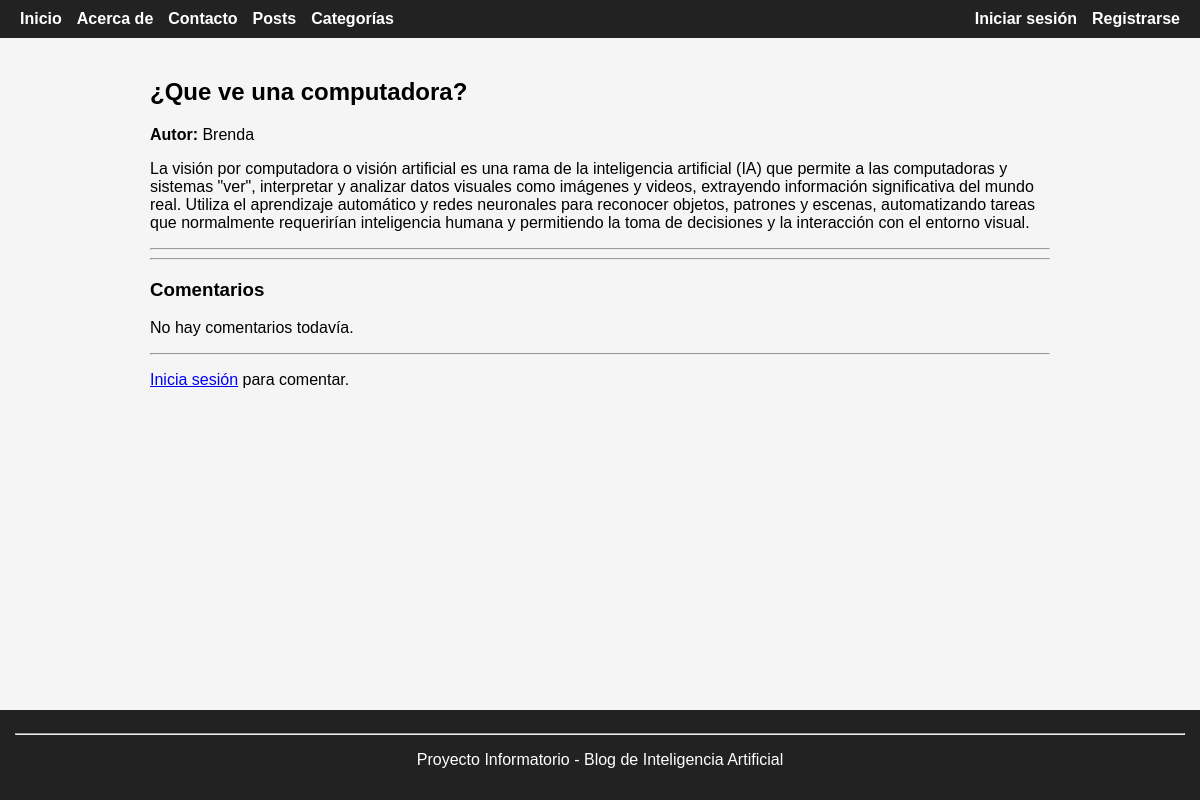
The app's page /posts/post/8/, older data.
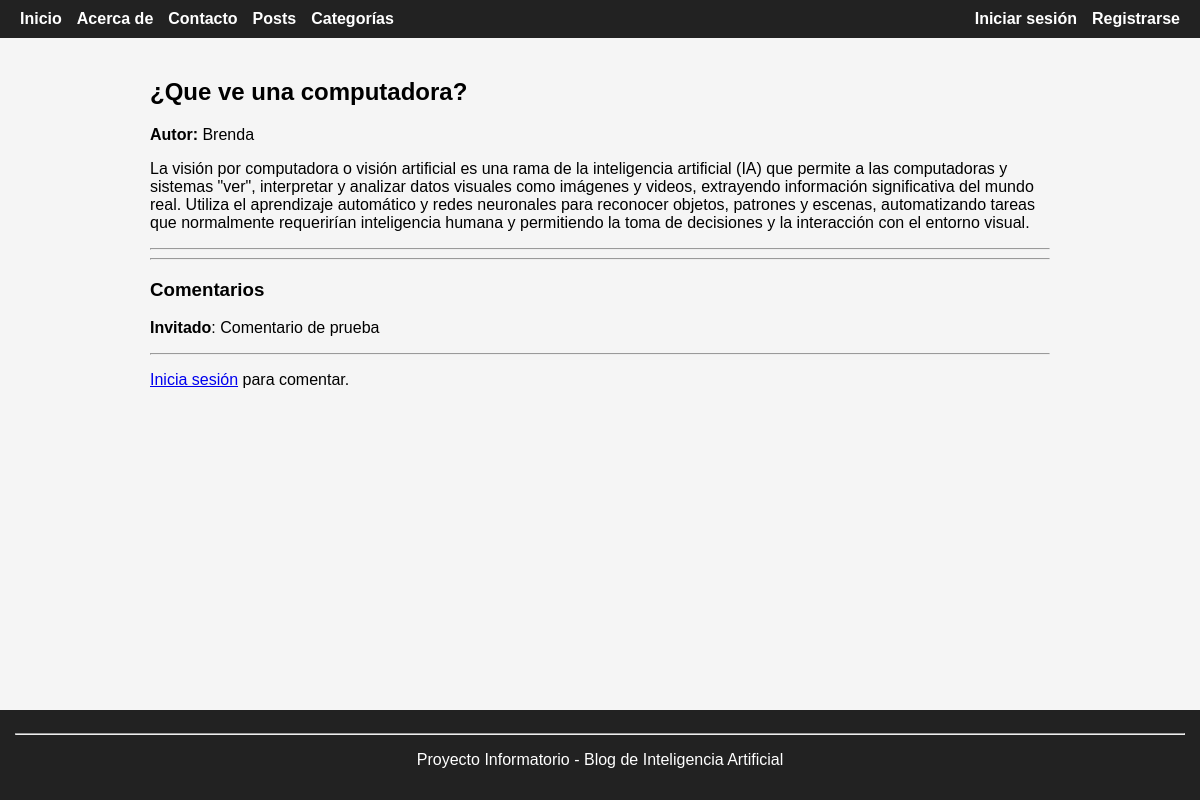
The same page, newer data.
### comentarios/models.py (models this page shows, shortened)
class Comentario(models.Model):
    post = models.ForeignKey(Post, on_delete=models.CASCADE, related_name='comentarios')
    autor = models.ForeignKey(User, on_delete=models.CASCADE)
    contenido = models.TextField()
    fecha = models.DateTimeField(auto_now_add=True)

### posts/views.py (the view)
# urls.py: path('post/<int:post_id>/', views.detalles_post, name='detalles_post'),
def detalles_post(request, post_id):
    post = get_object_or_404(Post, pk=post_id)
    comentarios = post.comentarios.all().order_by('-fecha')
    form_comentario = None # Inicializamos el formulario de comentar
    if request.method == 'POST':
        form_comentario = ComentarioForm(request.POST)
        if form_comentario.is_valid():
            if request.user.is_authenticated:
                nuevo_comentario = form_comentario.save(commit=False)
                nuevo_comentario.post = post
                nuevo_comentario.autor = request.user
                nuevo_comentario.save()
                return redirect('detalles_post', post_id=post.id)
    else:
        form_comentario = ComentarioForm()
    return render(request, 'posts/detalles_post.html', {
        'post': post,
        'comentarios': comentarios,
        'form': form_comentario,
    })

### paginas/context_processors.py (called while the page is built)
def categorias_context(request):
    return {
        'categorias_globales': Categoria.objects.all()
    }

### posts/templates/posts/detalles_post.html (shortened to what this page needs)
{% extends "base.html" %}
{% block content %}
<div class="post-detalle">
    <h2>{{ post.titulo }}</h2>
    <p><strong>Autor:</strong> {{ post.autor }}</p>
    <p>{{ post.contenido }}</p>
    <hr>
</div>
<hr>
<h3>Comentarios</h3>
{% for comentario in post.comentarios.all %}
    <div class="comentario">
        <p><strong>{{ comentario.autor }}</strong>: {{ comentario.contenido }}</p>
    </div>
{% empty %}
    <p>No hay comentarios todavía.</p>
{% endfor %}
<hr>
{% if user.is_authenticated %}
    <h4>Deja un comentario</h4>
    <form method="post">
        {% csrf_token %}
        {{ form.as_p }}
        <button type="submit" class="btn btn-success">Comentar</button>
    </form>
{% else %}
    <p><a href="{% url 'login' %}">Inicia sesión</a> para comentar.</p>
{% endif %}
{% endblock %}

Row changes from the older to the newer data that the page shows:
added Comentario: autor "Invitado", contenido "Comentario de prueba"
Text that changed along with them:
text no longer shown: "No hay comentarios todavía."
